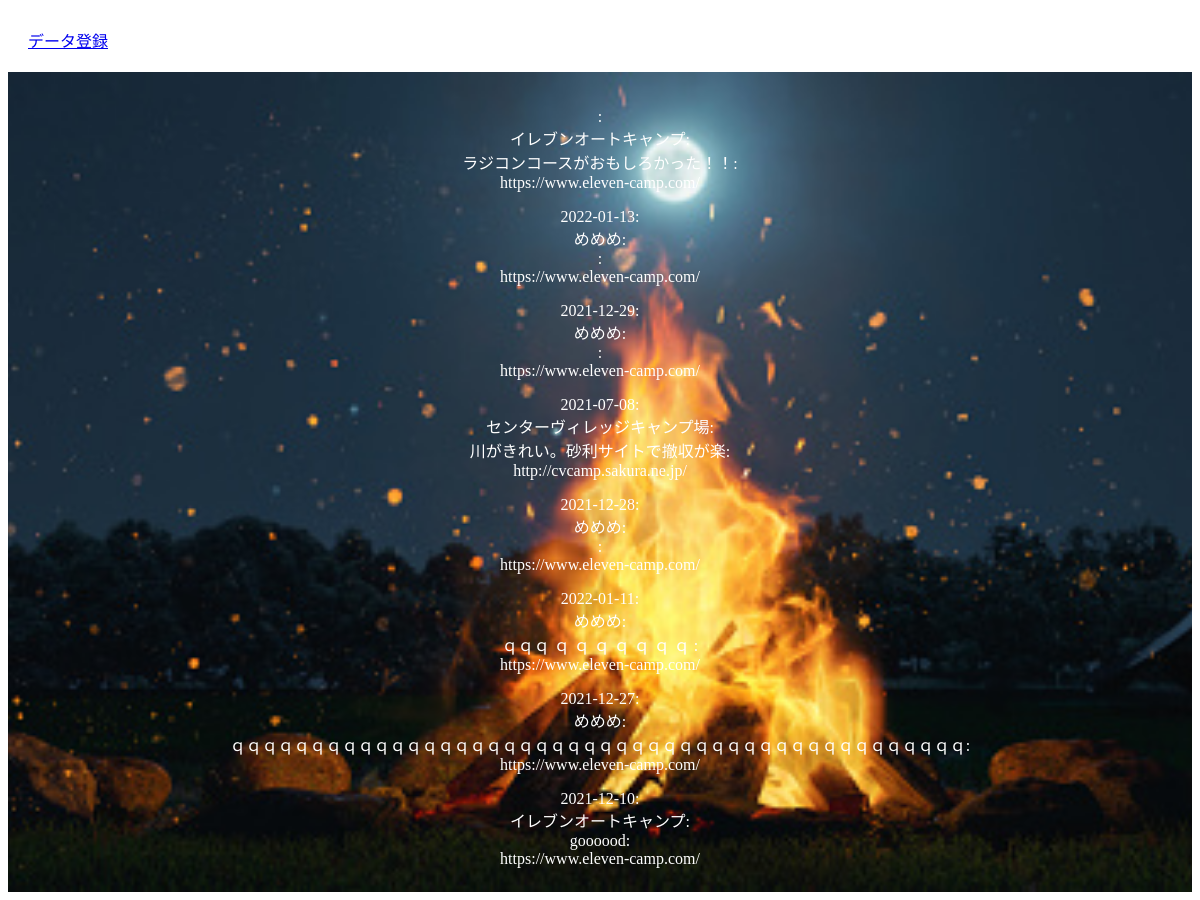
The page /select.php on the database its author committed.
### tables this page shows
CREATE TABLE `camp_an_table` (
  `id` int(12) NOT NULL,
  `name` varchar(64) NOT NULL,
  `date` date DEFAULT NULL,
  `url` text NOT NULL,
  `naiyou` text NOT NULL,
  `indate` datetime NOT NULL
);

### select.php (the view, shortened to what this page needs)
<?php
try {
  $pdo = new PDO('mysql:dbname=camp_db;charset=utf8;host=localhost','root','root');
} catch (PDOException $e) {
  exit('DBConnectError:'.$e->getMessage());
}
$stmt = $pdo->prepare("SELECT * FROM camp_an_table");
$status = $stmt->execute();
$view="";
if($status==false) {
  $error = $stmt->errorInfo();
  exit("ErrorQuery:".$error[2]);
}else{
  while( $result = $stmt->fetch(PDO::FETCH_ASSOC)){
    $view .= "<p>";
    $view .=$result['date'].':<br>'.$result['name'].':<br>'.$result['naiyou'].':<br>'.$result['url'];
    $view .="</p>";
  }
}
?>
<!DOCTYPE html>
<html lang="ja">
<head>
<link rel="stylesheet" href="css/style.css">
<link href="css/css/style.css" rel="stylesheet">
</head>
<body id="main">
<header>
  <nav class="navbar navbar-default">
    <div class="container-fluid">
      <div class="navbar-header">
      <a class="navbar-brand" href="index.php">データ登録</a>
      </div>
    </div>
  </nav>
</header>
<div class ="logimg">
    <div class="containerJumbotron"><?=$view?></div>
</div>
</body>
</html>

### css/style.css (style rules this page uses)
.logimg { display: flex; flex-direction: column; align-items: center; justify-content: center; text-align: center; background-image:url(../img/campfire.jpg); background-position: center; background-size: cover; margin: 0; height: 100vh; color: white; }
.containerJumbotron { overflow-y: scroll; }

### select.php (style rules this page uses)
div { padding: 10px;font-size:16px; }

### rows shown on the page
camp_an_table: name "イレブンオートキャンプ", naiyou "ラジコンコースがおもしろかった！！", url "https://www.eleven-camp.com/"
camp_an_table: date "2022-01-13", name "めめめ", url "https://www.eleven-camp.com/"
camp_an_table: date "2021-12-29", name "めめめ", url "https://www.eleven-camp.com/"
camp_an_table: date "2021-07-08", name "センターヴィレッジキャンプ場", naiyou "川がきれい。砂利サイトで撤収が楽", url "http://cvcamp.sakura.ne.jp/"
camp_an_table: date "2021-12-28", name "めめめ", url "https://www.eleven-camp.com/"
camp_an_table: date "2022-01-11", name "めめめ", naiyou "ｑｑｑ ｑ ｑ ｑ ｑ ｑ ｑ ｑ", url "https://www.eleven-camp.com/"
camp_an_table: date "2021-12-27", name "めめめ", naiyou "ｑｑｑｑｑｑｑｑｑｑｑｑｑｑｑｑｑｑｑｑｑｑｑｑｑｑｑｑｑｑｑｑｑｑｑｑｑｑｑｑｑｑｑｑｑｑ", url "https://www.eleven-camp.com/"
camp_an_table: date "2021-12-10", name "イレブンオートキャンプ", naiyou "goooood", url "https://www.eleven-camp.com/"
